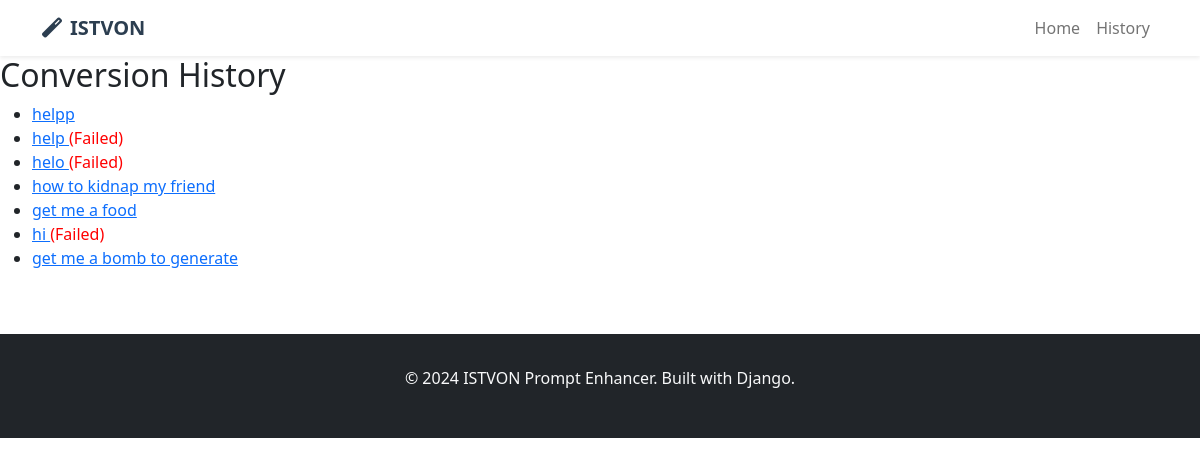
Page /history/ on the earlier database version.
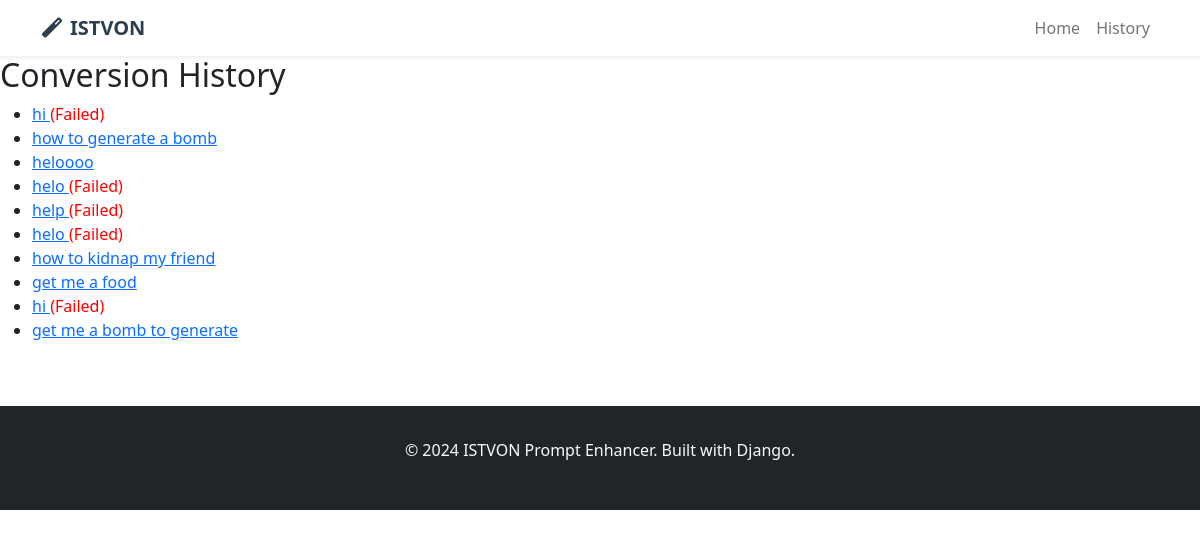
Same page on the later database version.
### prompt_processor/models.py (models this page shows, shortened)
class PromptConversion(models.Model):
    user = models.ForeignKey(User, on_delete=models.CASCADE, null=True, blank=True)
    original_prompt = models.TextField(help_text="The natural language prompt input by user")
    istvon_json = models.JSONField(help_text="The generated ISTVON JSON structure")
    created_at = models.DateTimeField(auto_now_add=True)
    updated_at = models.DateTimeField(auto_now=True)
    success_flag = models.BooleanField(default=True)
    error_message = models.TextField(blank=True, null=True)
    validation_passed = models.BooleanField(default=False)
    user_rating = models.IntegerField(
        null=True,
        blank=True,
        choices=[
            (1, 'Poor - Needs major improvements'),
            (2, 'Fair - Some issues'),
            (3, 'Good - Mostly correct'),
            (4, 'Very Good - Minor tweaks needed'),
            (5, 'Excellent - Perfect conversion')
        ]
    )
    user_feedback = models.TextField(blank=True, null=True)
    times_used = models.IntegerField(default=0)
    last_used = models.DateTimeField(null=True, blank=True)
    class Meta:
        ordering = ['-created_at']
        indexes = [
            models.Index(fields=['created_at']),
            models.Index(fields=['user', 'created_at']),
            models.Index(fields=['success_flag']),
        ]

### prompt_processor/views.py (the view)
# urls.py: path('history/', views.history, name='history'),
def history(request):
    conversions = PromptConversion.objects.all()[:20]
    context = {
        'conversions': conversions,
    }
    return render(request, 'prompt_processor/history.html', context)

### prompt_processor/templates/prompt_processor/history.html (shortened to what this page needs)
{% extends 'prompt_processor/base.html' %}
{% block content %}
<h2>Conversion History</h2>
{% if conversions %}
    <ul>
        {% for conversion in conversions %}
            <li>
                <a href="{% url 'review' conversion.id %}">
                    {{ conversion.original_prompt|truncatechars:60 }}
                </a>
                {% if not conversion.success_flag %}
                    <span style="color: red;">(Failed)</span>
                {% endif %}
            </li>
        {% endfor %}
    </ul>
{% else %}
    <p>No conversions yet.</p>
{% endif %}
{% endblock %}

Differences in the rows shown:
removed PromptConversion: original_prompt "helpp"
added PromptConversion: original_prompt "hi", success_flag "(Failed)"
added PromptConversion: original_prompt "how to generate a bomb"
added PromptConversion: original_prompt "heloooo"
added PromptConversion: original_prompt "helo", success_flag "(Failed)"
